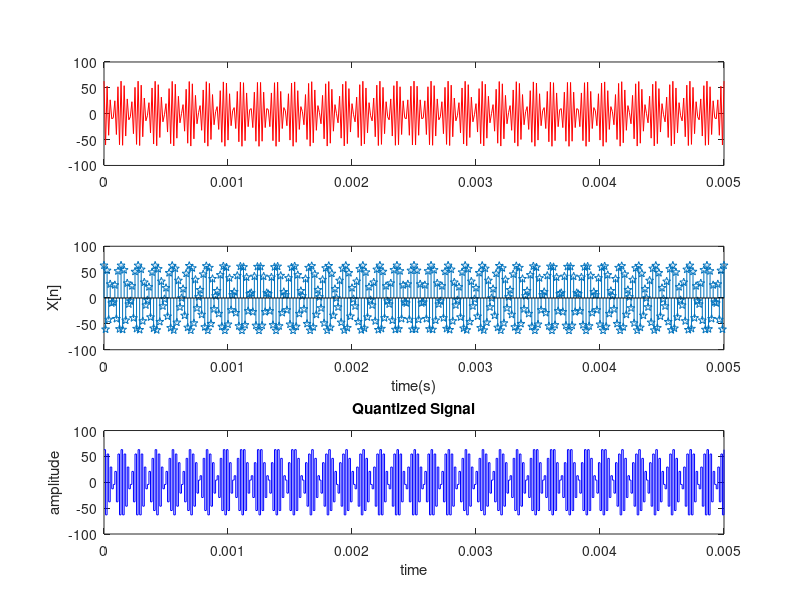

Write the MATLAB code that produced this figure.
A1=63;
A2=26;
fs=80000;
t=0:1/fs:0.005;
x1=63*cos(2*pi*(436*100)*t);
x=3.2;
n=4;
L=(2^n)-1;
delta= (max(x1)-min(x1))/L;
xq=min(x1)+(round((x1-min(x1))/delta)).*delta;
subplot(3,1,1)
plot(t,x1,'r');
subplot(3,1,2);
stem(t,x1,'p');
xlabel('time(s)')
ylabel('X[n]')
subplot(3,1,3);
stairs(t,xq,'b');
title('Quantized Signal')
xlabel('time')
ylabel('amplitude')
